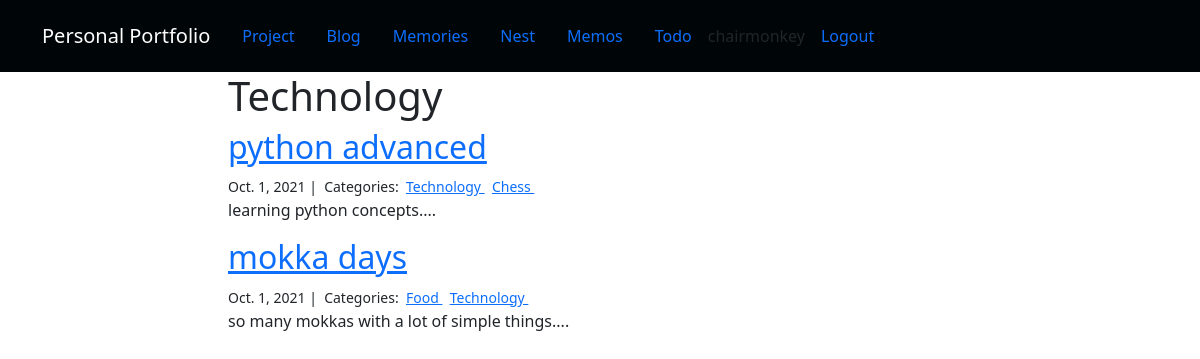
Page /blog/Technology/ (signed in) on the committed database.
### blog/models.py (models this page shows, shortened)
class Category(models.Model):
    name = models.CharField(max_length=20)

class Post(models.Model):
    title = models.CharField(max_length=255)
    body = models.TextField()
    created_on = models.DateTimeField(auto_now_add=True)
    last_modified = models.DateTimeField(auto_now=True)
    categories = models.ManyToManyField('Category', related_name='posts')

### blog/views.py (the view)
# urls.py: path("<category>/", views.blog_category, name="blog_category"),
@login_required(login_url='base_index')
def blog_category(request, category):
    posts = Post.objects.filter(
        categories__name__contains=category
    ).order_by(
        '-created_on'
    )
    context = {
        "category": category,
        "posts": posts
    }
    return render(request, "blog_category.html", context)

### blog/templates/blog_category.html (shortened to what this page needs)
{% extends 'base.html' %}
{% block page_content %}
<div class="col-md-8 offset-md-2">
  <h1> {{ category | title }} </h1>
  {% for post in posts %}
    <h2><a href="{% url 'blog_detail' post.pk %}"> {{ post.title }} </a> </h2>
    <small>
      {{ post.created_on.date }} |&nbsp;
      Categories:&nbsp;
      {% for category in post.categories.all %}
      <a href="{% url 'blog_category' category.name %}">
        {{ category.name }}
      </a>&nbsp;
      {% endfor %}
    </small>
    <p>{{ post.body | slice:":400" }}....</p>
  {% endfor %}
</div>
{% endblock %}

### personal_portfolio/templates/base.html (shortened to what this page needs)
<!DOCTYPE html>
<html lang="en">
<head>
</head>
<body>
{% load static %}
<link rel="stylesheet" href="{% static 'css/bootstrap.min.css' %}">
<link rel="stylesheet" href="{% static 'css/bootstrap.css' %}">
<nav class="navbar navbar-expand-lg navbar-dark" style="background-color: #000607;">
    <div class="container">
        <a class="navbar-brand" href="{% url 'base_index' %}" > Personal Portfolio</a>
        <div class="collapse navbar-collapse" id="navbarSupportContent">
            <ul class="navbar nav">
                <li class="nav-item active"><a class="nav-link" href="{% url 'project_index' %}"> Project </a> </li>
                <li class="nav-item"><a class="nav-link" href="{% url 'blog_index' %}"> Blog </a></li>
                <li class="nav-item"><a class="nav-link" href="#"> Memories </a></li>
                <li class="nav-item"><a class="nav-link" href="#"> Nest </a></li>
                <li class="nav-item"><a class="nav-link" href="#"> Memos </a> </li>
                <li class="nav-item"><a class="nav-link" href="#"> Todo </a> </li>
                <li class="nav-item">{{ request.user }} </li>
                <li class="nav-item"> <a class="nav-link" href="{% url 'logout_user' %}"> Logout </a></li>
            </ul>
        </div>
    </div>
</nav>
<div class="container">
{% block page_content %}{% endblock %}
</div>
</body>

### rows in the picture
Category: name "Technology"
Post: title "python advanced", created_on "Oct. 1, 2021", body "learning python concepts"
Category: name "Chess"
Post: title "mokka days", created_on "Oct. 1, 2021", body "so many mokkas with a lot of simple things"
Category: name "Food"

### other values in the picture
{{ request.user }} "chairmonkey"
